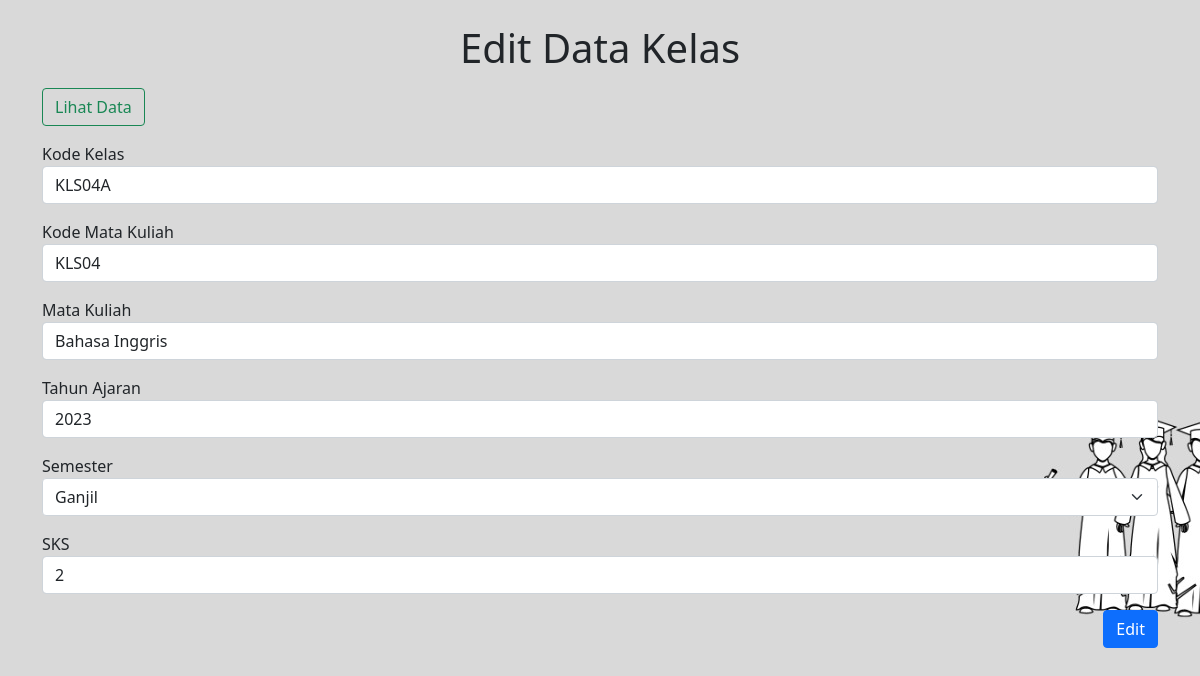
Page /editkelas.php?id=6 on the committed database.
### tables this page shows
CREATE TABLE `kelas` (
  `id` int(11) NOT NULL,
  `kode_kelas` varchar(50) NOT NULL,
  `kode_matkul` varchar(50) NOT NULL,
  `nama_matkul` varchar(50) NOT NULL,
  `tahun` int(11) NOT NULL,
  `semester` int(11) NOT NULL,
  `sks` int(11) NOT NULL
);

### editkelas.php (the view, shortened to what this page needs)
<?php
    include_once("config.php");
    $id = $_REQUEST['id'];
    $sql = 'SELECT * FROM kelas WHERE id='.$id;
    if(!$hasil = $mysqli->query($sql)){
        die("Ups!Terjadi Sesuatu");
    }
    $result = $hasil->fetch_assoc();
?>
<!doctype html>
<html lang="en">
  <head>
    <link href="https://cdn.jsdelivr.net/npm/bootstrap@5.0.0-beta3/dist/css/bootstrap.min.css" rel="stylesheet">
  </head>
  <body  background="ba.jpeg">
    <div class="container">
    <br>
        <h1 class="text-center">Edit Data Kelas</h1>
        <div class="row py-2">
            <div class="col-sm">
                <a href="indexkelas.php" class="btn btn-outline-success"> Lihat Data </a>
            </div>
        </div>
        <div class="row py-2">
            <div class="col-sm">
        <form action="editkelas.php" method="POST">
                <div class="mb-3">
                <div class="mb-3">
                <label for="kode_kelas">Kode Kelas</label>
                <input type="text" class="form-control" id="kode_kelas" name="kode_kelas" value="<?php echo $result['kode_kelas']; ?>" required>
                </div>
                <div class="mb-3">
                <label for="kode_matkul">Kode Mata Kuliah</label>
                <input type="text" class="form-control" id="kode_matkul" name="kode_matkul" value="<?php echo $result['kode_matkul']; ?>" required>
                </div>
                <div class="mb-3">
                <label for="nama_matkul">Mata Kuliah</label>
                 <input type="text" class="form-control" id="nama_matkul" name="nama_matkul" value="<?php echo $result['nama_matkul']; ?>" required>
                </div>
                <div class="mb-3">
                <label for="tahun">Tahun Ajaran</label>
                <input type="integer" class="form-control" id="tahun" name="tahun" value="<?php echo $result['tahun']; ?>" required>
                </div>
                <div class="mb-3">
                <label for="semester">Semester</label>
                <select class="form-select" name="semester" required>
                <?php
                    if ($result['semester'] == "1") echo "<option value='1' selected>Ganjil</option>";
                    else echo "<option value='1'>Ganjil</option>";
                ?>
                </select>
                </div>
               <div class="mb-3">
                <label for="sks">SKS</label>
                <input type="integer" class="form-control" id="sks" name="sks" value="<?php echo $result['sks']; ?>" required>
                </div>
                <div class="d-grid gap-2 d-md-flex justify-content-md-end">
                    <button type="submit" name="edit" class="btn btn-primary">Edit</button>
                </div>
            </form>
            </div>
        </div>
    </div>
  </body>
</html>

### rows in the picture
kelas: kode_kelas "KLS04A", kode_matkul "KLS04", nama_matkul "Bahasa Inggris", tahun "2023", semester "Ganjil", sks "2"
